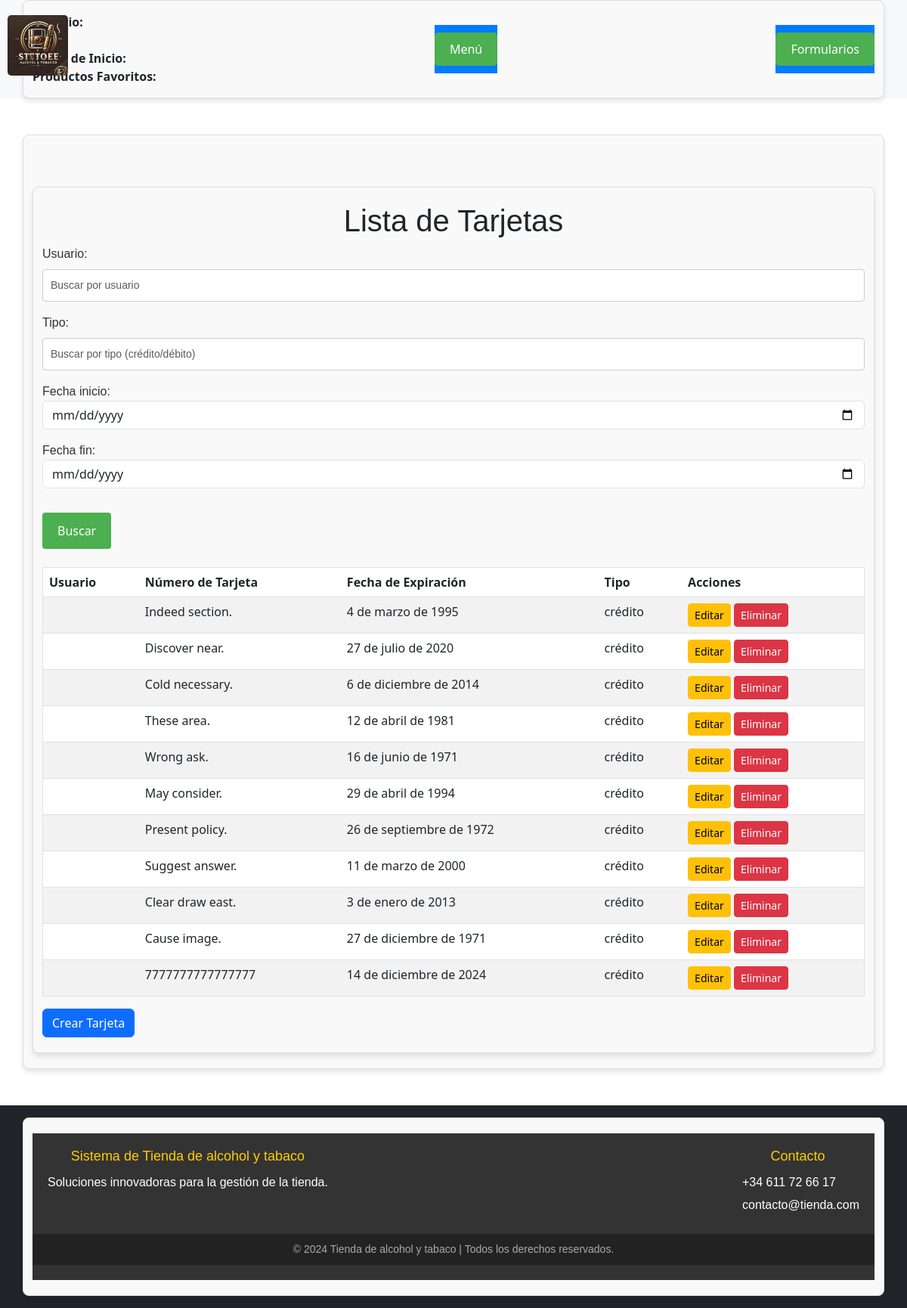
The page /tarjetas/leer_tarjetas/ on the database its author committed.
### tienda/models.py (models this page shows)
class Tarjeta(models.Model):
    usuario = models.OneToOneField(Usuario, on_delete=models.CASCADE)
    numero_tarjeta = models.CharField(max_length=16)
    fecha_expiracion = models.DateField()
    tipo = models.CharField(max_length=20, default='crédito')
    codigo_seguridad = models.CharField(max_length=4, blank=True)

### tienda/views.py (the view, shortened to what this page needs)
# urls.py: path('tarjetas/leer_tarjetas/', views.leer_tarjetas, name='leer_tarjetas'),
def leer_tarjetas(request):
    formulario = BusquedaAvanzadaTarjetaForm(request.GET or None)
    tarjetas = Tarjeta.objects.select_related('usuario').all()
    return render(request, 'formularios/leer_tarjetas.html', {
        "tarjetas": tarjetas,
        "formulario": formulario,
    })

### tienda/forms.py (shortened to what this page needs)
class BusquedaAvanzadaTarjetaForm(forms.Form):
    usuario = forms.CharField(
        required=False,
        widget=forms.TextInput(attrs={'class': 'form-control', 'placeholder': 'Buscar por usuario'})
    )
    tipo = forms.CharField(
        required=False,
        widget=forms.TextInput(attrs={'class': 'form-control', 'placeholder': 'Buscar por tipo (crédito/débito)'})
    )
    fecha_inicio = forms.DateField(
        required=False,
        widget=forms.DateInput(attrs={'class': 'form-control', 'type': 'date', 'placeholder': 'Fecha desde'})
    )
    fecha_fin = forms.DateField(
        required=False,
        widget=forms.DateInput(attrs={'class': 'form-control', 'type': 'date', 'placeholder': 'Fecha hasta'})
    )

### tienda/templates/formularios/leer_tarjetas.html (shortened to what this page needs)
{% extends 'principal.html' %}
{% block contenido %}
<div class="container mt-5">
    <h1>Lista de Tarjetas</h1>
    <form method="get" class="mb-4">
        {{ formulario.as_p }}
        <button type="submit" class="btn btn-primary mt-3">Buscar</button>
    </form>
    <table class="table table-striped">
        <thead>
            <tr>
                <th>Usuario</th>
                <th>Número de Tarjeta</th>
                <th>Fecha de Expiración</th>
                <th>Tipo</th>
                <th>Acciones</th>
            </tr>
        </thead>
        <tbody>
            {% for tarjeta in tarjetas %}
            <tr>
                <td>{{ tarjeta.usuario.nombre }}</td>
                <td>{{ tarjeta.numero_tarjeta }}</td>
                <td>{{ tarjeta.fecha_expiracion }}</td>
                <td>{{ tarjeta.tipo }}</td>
                <td>
                    <a href="{% url 'editar_tarjeta' tarjeta.pk %}" class="btn btn-warning btn-sm">Editar</a>
                    <a href="{% url 'eliminar_tarjeta' tarjeta.pk %}" class="btn btn-danger btn-sm">Eliminar</a>
                </td>
            </tr>
            {% endfor %}
        </tbody>
    </table>
    <a href="{% url 'crear_tarjeta' %}" class="btn btn-primary">Crear Tarjeta</a>
</div>
{% endblock %}

### tienda/static/css/estilos.css (style rules this page uses)
body { font-family: Arial, sans-serif; background-color: #f4f4f4; color: #333; margin: 0; padding: 0; display: flex; flex-direction: column; }
html, body { height: 100%; margin: 0; }
.container { max-width: 800px; margin: 20px auto; padding: 20px; background: white; border-radius: 8px; box-shadow: 0 0 10px rgba(0, 0, 0, 0.1); }
h1, h2, h3 { text-align: center; color: #007bff; margin-bottom: 20px; }
table { width: 100%; border-collapse: collapse; margin-top: 20px; }
table, th, td { border: 1px solid #ddd; }
th { background-color: #007bff; color: white; text-align: left; }
th, td { padding: 10px; }
a, button { display: inline-block; text-decoration: none; background-color: #007bff; color: white; padding: 10px 15px; border-radius: 5px; transition: background-color 0.3s ease; text-align: center; }
input[type="text"], input[type="email"], textarea { width: 100%; padding: 10px; margin-bottom: 10px; border: 1px solid #ddd; border-radius: 4px; }
button { border: none; cursor: pointer; }

### tienda/static/css/formulario.css (style rules this page uses)
.container { max-width: 600px; margin: 0 auto; padding: 20px; border: 1px solid #ddd; border-radius: 8px; background-color: #f9f9f9; box-shadow: 0px 4px 6px rgba(0, 0, 0, 0.1); }
h1, label { font-family: Arial, sans-serif; color: #333; }
input[type="text"], input[type="email"], input[type="password"], select, textarea { width: 100%; padding: 10px; margin: 8px 0 16px 0; display: block; border: 1px solid #ccc; border-radius: 4px; font-size: 14px; font-family: Arial, sans-serif; box-sizing: border-box; }
button[type="submit"] { background-color: #4CAF50; color: white; border: none; padding: 12px 20px; text-align: center; font-size: 16px; border-radius: 4px; cursor: pointer; margin-top: 10px; }

### rows shown on the page
Tarjeta: numero_tarjeta "Indeed section.", fecha_expiracion "4 de marzo de 1995", tipo "crédito"
Tarjeta: numero_tarjeta "Discover near.", fecha_expiracion "27 de julio de 2020", tipo "crédito"
Tarjeta: numero_tarjeta "Cold necessary.", fecha_expiracion "6 de diciembre de 2014", tipo "crédito"
Tarjeta: numero_tarjeta "These area.", fecha_expiracion "12 de abril de 1981", tipo "crédito"
Tarjeta: numero_tarjeta "Wrong ask.", fecha_expiracion "16 de junio de 1971", tipo "crédito"
Tarjeta: numero_tarjeta "May consider.", fecha_expiracion "29 de abril de 1994", tipo "crédito"
Tarjeta: numero_tarjeta "Present policy.", fecha_expiracion "26 de septiembre de 1972", tipo "crédito"
Tarjeta: numero_tarjeta "Suggest answer.", fecha_expiracion "11 de marzo de 2000", tipo "crédito"
Tarjeta: numero_tarjeta "Clear draw east.", fecha_expiracion "3 de enero de 2013", tipo "crédito"
Tarjeta: numero_tarjeta "Cause image.", fecha_expiracion "27 de diciembre de 1971", tipo "crédito"
Tarjeta: numero_tarjeta "7777777777777777", fecha_expiracion "14 de diciembre de 2024", tipo "crédito"
